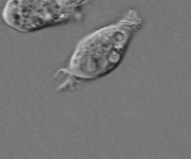
#> input picture Imagens/cell.png, 191 x 159 px
$ python Aula10_deteccao-de-borda-da-celula.py   (older library calls are emulated)
#> lines starting #> are read from the running program, lines starting #| are printed output that depends on the picture; after the words box and inside, x2 and y2 are one past the last pixel; in counts of white or black regions, pixels touching at a corner belong together; long printed decimals are rounded
import cv2
from matplotlib import pyplot as plt
import numpy as np

I1 = cv2.imread('./Imagens/cell.png', cv2.IMREAD_GRAYSCALE)
#> I1 is the input picture: shape (159, 191); min 28, max 212, mean 118.2

_, Iotsu1 = cv2.threshold(I1, 0, 255, cv2.THRESH_BINARY+cv2.THRESH_OTSU)
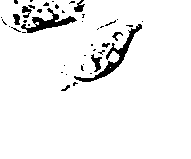
#> Iotsu1: shape (159, 191); 94.7% white; 44 black regions (35 under 20 px), largest, box (x1, y1, x2, y2) and area: (74, 24, 142, 82) 553, (21, 8, 77, 33) 440, (91, 54, 102, 72) 93
_, Iotsu2 = cv2.threshold(I1, 0, 255, cv2.THRESH_BINARY_INV+cv2.THRESH_OTSU)
# [6 lines of commented-out code are left out]
Kx = np.array([[-1,0,1], [-2,0,2], [-1,0,1]], np.float32)
# print(Kx)
Ix = cv2.filter2D(I1, cv2.CV_32F, Kx, borderType=cv2.BORDER_REFLECT101)
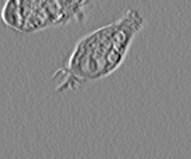
#> Ix: shape (159, 191) float32; min -323, max 290, mean 0; drawn with min black and max white
# Ixx = cv2.filter2D(Ix, cv2.CV_32F, Kx, borderType=cv2.BORDER_REFLECT101)

# Kernel da derivada parcial de x
Ky = np.transpose(Kx)
# print(Ky)
Iy = cv2.filter2D(I1, cv2.CV_32F, Ky, borderType=cv2.BORDER_REFLECT101)
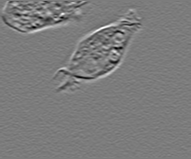
#> Iy: shape (159, 191) float32; min -377, max 397, mean 0; drawn with min black and max white
# Iyy = cv2.filter2D(Iy, cv2.CV_32F, Kx, borderType=cv2.BORDER_REFLECT101)

# Imagem de magnitude do gradiente
M = np.sqrt(Ix**2 + Iy**2)
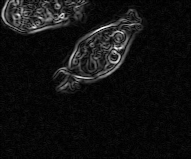
#> M: shape (159, 191) float32; min 0, max 421.3, mean 29.4; drawn with min black and max white
plt.figure()
plt.imshow(M, cmap='gray')
print(np.max(M))
#| 421.296

# limiarização global
limiar_borda = 100
_, Iborda = cv2.threshold(M, limiar_borda, 255, cv2.THRESH_BINARY)
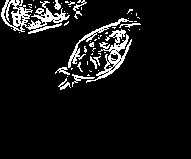
#> Iborda: shape (159, 191) float32; 8.1% white in thin lines or dots, all inside (x1, y1, x2, y2) = (1, 0, 141, 90)

plt.figure()
plt.imshow(Iborda, cmap='gray')
plt.show()
# cv2.waitKey(0)
